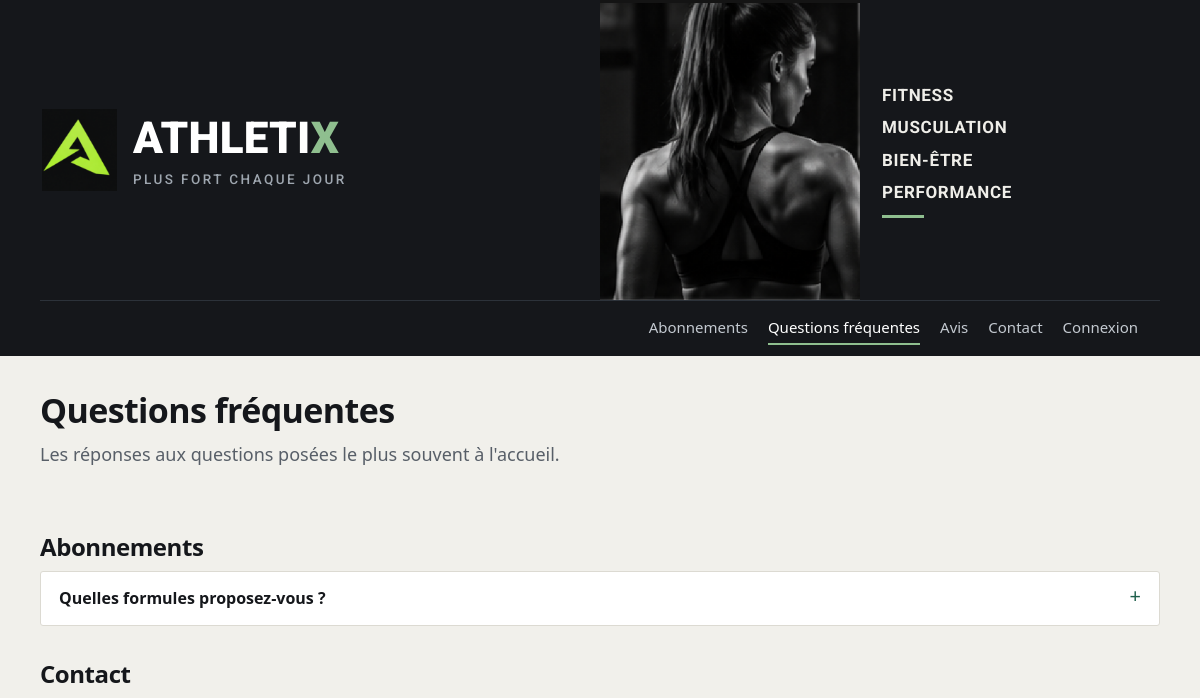
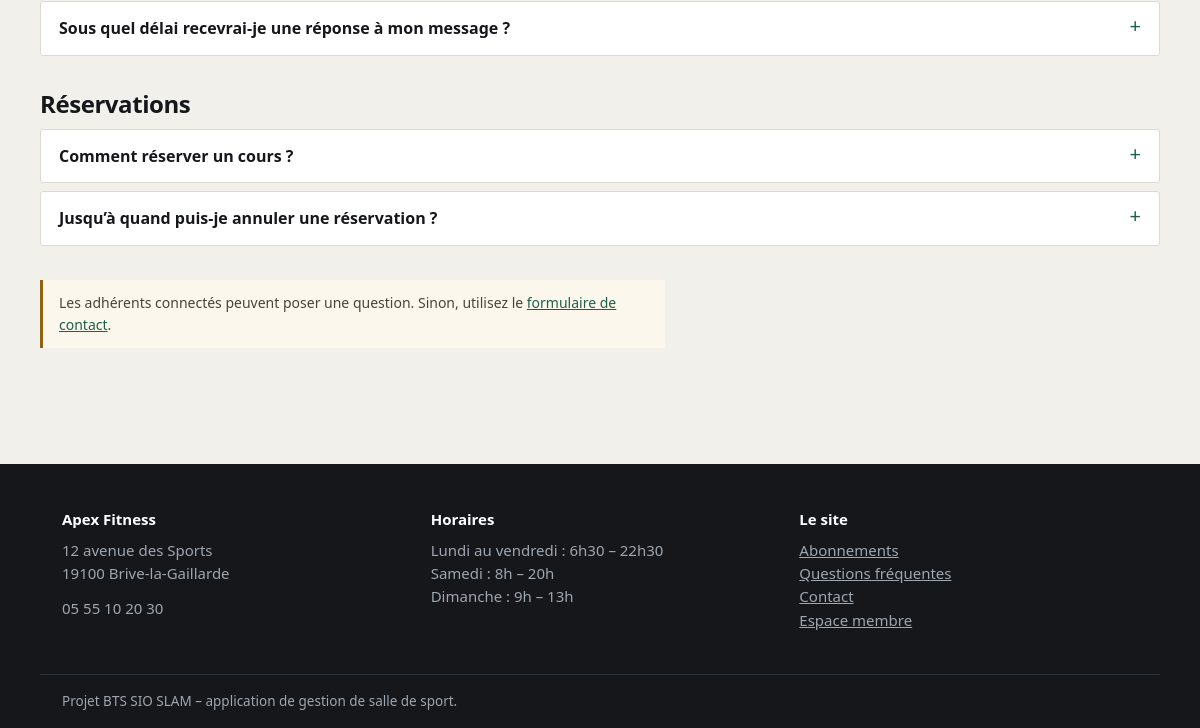
Before: /index.php?route=faq/public.php with the older database file (2 pictures, top to bottom).
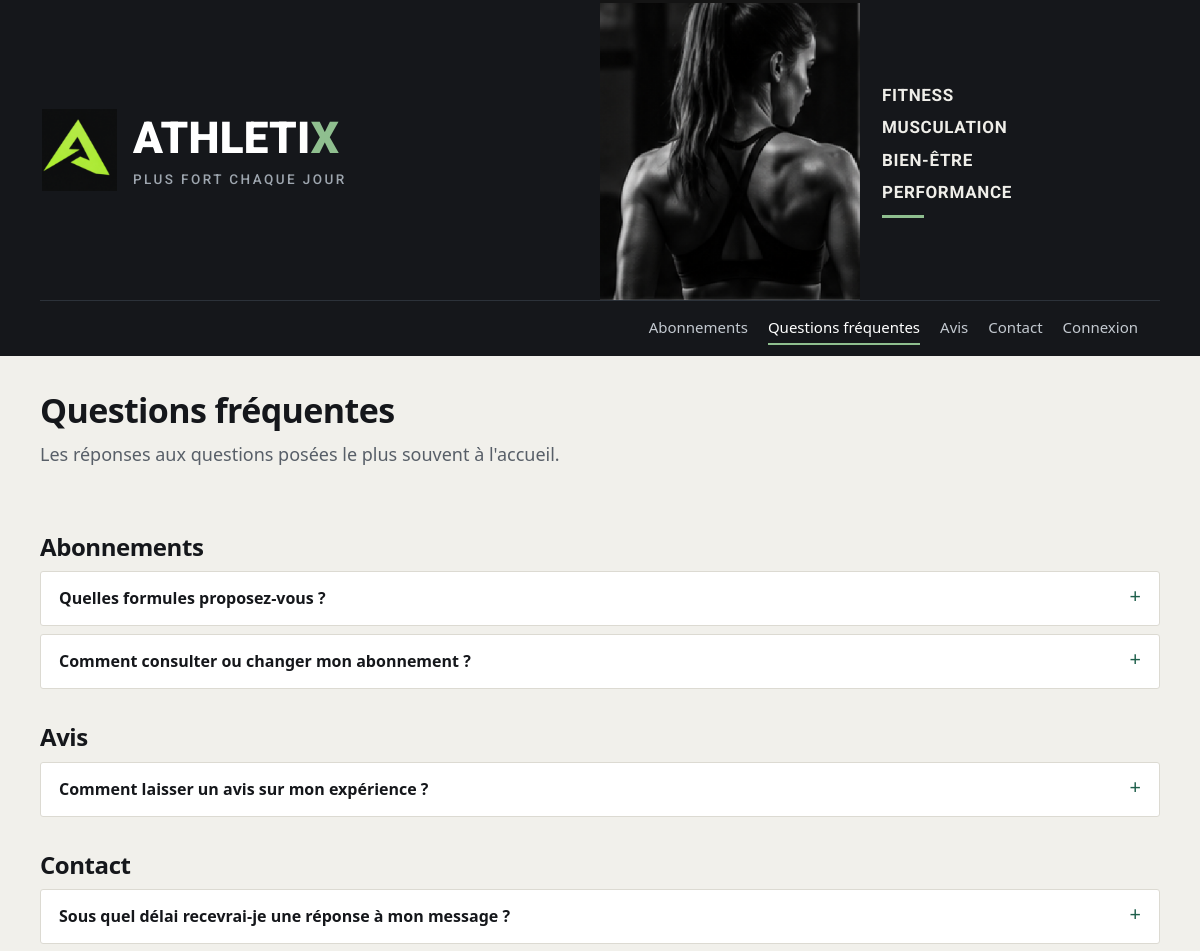
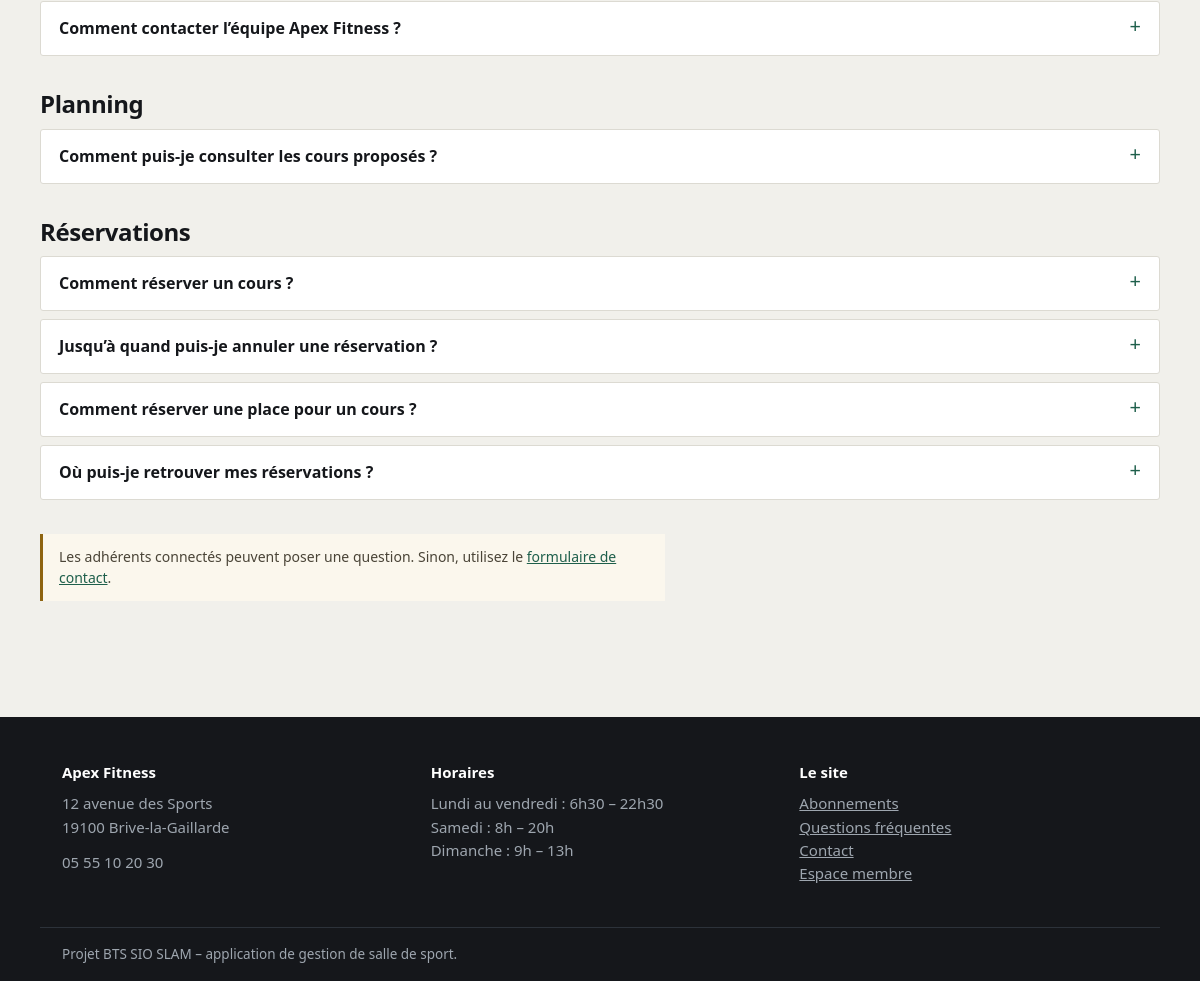
After: the same page with the newer database file (2 pictures, top to bottom).
### tables this page shows
CREATE TABLE faq (
  NumInteraction INT PRIMARY KEY,
  question       TEXT NOT NULL,
  reponse        TEXT,
  statut_faq     VARCHAR(20) NOT NULL DEFAULT 'En attente',
  categorie      VARCHAR(80) NOT NULL DEFAULT 'General',
  FOREIGN KEY (NumInteraction) REFERENCES interaction_adherent(NumInteraction) ON DELETE CASCADE
);

### faq/public.php (called while the page is built, shortened)
<?php
require_once __DIR__ . '/../config/function.php';
require_once __DIR__ . '/controller/FaqController.php';
$controller = new FaqController();
$controller->assurerQuestionsDemo();
$parCategorie = $controller->grouperParCategorie($controller->index());
$pageActive = 'faq';
require __DIR__ . '/view/public.php';

### public/index.php (called while the page is built, shortened)
<?php
require_once __DIR__ . '/../config/function.php';
$pages = [
    'accueil/index.php' => '../accueil/index.php',
    'abonnement/index.php' => '../abonnement/index.php',
    'abonnement/catalogue.php' => '../abonnement/catalogue.php',
    'abonnement_plus/index.php' => '../abonnement_plus/index.php',
    'activite/index.php' => '../activite/index.php',
    'adherent/index.php' => '../adherent/index.php',
    'adherent/espace.php' => '../adherent/espace.php',
    'admin/index.php' => '../admin/index.php',
    'admin/espace.php' => '../admin/espace.php',
    'avis/index.php' => '../avis/index.php',
    'avis/public.php' => '../avis/public.php',
    'basic/index.php' => '../basic/index.php',
    'demande_maintenance/index.php' => '../demande_maintenance/index.php',
    'employe/index.php' => '../employe/index.php',
    'employe/espace.php' => '../employe/espace.php',
    'equipement/index.php' => '../equipement/index.php',
    'etat_equipement/index.php' => '../etat_equipement/index.php',
    'faq/index.php' => '../faq/index.php',
    'faq/public.php' => '../faq/public.php',
    'fonction/index.php' => '../fonction/index.php',
    'fournisseur/index.php' => '../fournisseur/index.php',
    'fournisseur/gestion.php' => '../fournisseur/gestion.php',
    'freemium/index.php' => '../freemium/index.php',
    'interaction_adherent/index.php' => '../interaction_adherent/index.php',
    'message_contact/index.php' => '../message_contact/index.php',
    'offre/index.php' => '../offre/index.php',
    'paiement/index.php' => '../paiement/index.php',
    'paiement/payer.php' => '../paiement/payer.php',
    'qr_code/index.php' => '../qr_code/index.php',
    'reservation/index.php' => '../reservation/index.php',
    'salle/index.php' => '../salle/index.php',
    'souscrire/index.php' => '../souscrire/index.php',
    'statut/index.php' => '../statut/index.php',
    'statut_maintenance/index.php' => '../statut_maintenance/index.php',
    'type_equipement/index.php' => '../type_equipement/index.php',
    'utilisateur/index.php' => '../utilisateur/index.php',
    'utilisateur/connexion.php' => '../utilisateur/connexion.php',
    'utilisateur/deconnexion.php' => '../utilisateur/deconnexion.php',
    'config/install.php' => '../config/install.php',
];
$requestPath = parse_url($_SERVER['REQUEST_URI'] ?? '/', PHP_URL_PATH);
$queryRoute = $_GET['route'] ?? null;
$requestPath = rawurldecode($requestPath);
$route = $queryRoute !== null ? rawurldecode($queryRoute) : trim($requestPath, '/');
$page = realpath(__DIR__ . '/' . $pages[$route]);
require $page;

### config/function.php (called while the page is built, shortened)
<?php
function db(): PDO
{
    static $pdo = null;
    if ($pdo === null) {
        $dsn = sprintf('mysql:host=%s;port=%d;dbname=%s;charset=utf8mb4', DB_HOST, DB_PORT, DB_NAME);
        try {
            $pdo = new PDO($dsn, DB_USER, DB_PASS, [
                PDO::ATTR_ERRMODE => PDO::ERRMODE_EXCEPTION,
                PDO::ATTR_DEFAULT_FETCH_MODE => PDO::FETCH_ASSOC,
                PDO::ATTR_EMULATE_PREPARES => false,
            ]);
        } catch (PDOException $exception) {
            http_response_code(500);
            exit('Connexion à la base impossible. Vérifiez config/config.php. Détail : ' . $exception->getMessage());
        }
    }
    return $pdo;
}
function e(?string $value): string
{
    return htmlspecialchars((string) $value, ENT_QUOTES | ENT_SUBSTITUTE, 'UTF-8');
}
function url(string $path): string
{
    $base = APP_BASE;
    if ($base === '') {
        $publicRoot = realpath(__DIR__ . '/../public');
        $webRoot = isset($_SERVER['DOCUMENT_ROOT']) ? realpath($_SERVER['DOCUMENT_ROOT']) : false;
        if ($publicRoot !== false && $webRoot !== false) {
            $webRoot = rtrim($webRoot, DIRECTORY_SEPARATOR);
        }
    }
    $base = rtrim($base, '/');
    $urlParts = parse_url($path);
    $route = ltrim($urlParts['path'] ?? '', '/');
    $query = [];
    if ($route === '') {
        return $base . '/';
    }
    if (str_starts_with($route, 'assets/')) {
        $assetUrl = $base . '/' . $route;
        return $assetUrl . (isset($urlParts['query']) ? '?' . $urlParts['query'] : '');
    }
    return $base . '/index.php?' . http_build_query(['route' => $route] + $query);
}
function connecte(): bool
{
    return isset($_SESSION['user']);
}
function a_role(string $role): bool
{
    return connecte() && in_array($role, $_SESSION['user']['roles'], true);
}

### faq/controller/FaqController.php (called while the page is built, shortened)
<?php
require_once __DIR__ . '/../model/FaqDomain.php';
final class FaqController
{
    private Faq $faq;
    public function __construct(?Faq $faq = null)
    {
        $this->faq = $faq ?? new Faq();
    }
    public function index(): array
    {
        return $this->faq->publiees();
    }
    public function grouperParCategorie(array $questions): array
    {
        $groupes = [];
        foreach ($questions as $question) {
            $groupes[$question['categorie']][] = $question;
        }
        return $groupes;
    }
}

### interaction_adherent/model/interaction_adherent.php (called while the page is built, shortened)
<?php
require_once __DIR__ . '/../../config/function.php';
class InteractionAdherent
{
    public function __construct(int $numUtilisateur, string $typeInteraction, ?PDO $pdo = null)
    {
        $this->pdo = $pdo ?? db();
    }
}

### faq/model/FaqDomain.php (called while the page is built, shortened)
<?php
require_once __DIR__ . '/../../interaction_adherent/model/interaction_adherent.php';
final class Faq extends InteractionAdherent
{
    public function publiees(): array
    {
        return $this->pdo->query(
            "SELECT f.*, i.date_interaction
             FROM faq f
             JOIN interaction_adherent i ON i.NumInteraction = f.NumInteraction
             WHERE f.statut_faq = 'Publiee'
             ORDER BY f.categorie, f.NumInteraction"
        )->fetchAll();
    }
}

### faq/view/public.php (the view, shortened to what this page needs)
<?php $parCategorie = $parCategorie ?? []; $erreur = $erreur ?? null; require __DIR__ . '/../../layout/header.php'; ?>
<div class="wrap page-head"><h1>Questions fréquentes</h1><p class="lead">Les réponses aux questions posées le plus souvent à l'accueil.</p></div>
<div class="wrap section">
<?php foreach ($parCategorie as $categorie => $questions): ?><section class="faq-cat"><h2><?= e($categorie) ?></h2><?php foreach ($questions as $question): ?><details class="faq-item"><summary><?= e($question['question']) ?></summary><div class="reponse"><?= nl2br(e($question['reponse'] ?? '')) ?></div></details><?php endforeach; ?></section><?php endforeach; ?>
<?php if (a_role('ADHERENT')): ?><section class="form" style="max-width:620px"><h2>Poser une question</h2><?php if ($erreur): ?><p class="flash flash-erreur"><?= e($erreur) ?></p><?php endif; ?><form method="post"><?= champ_csrf() ?><div class="form-ligne"><label for="question">Votre question</label><textarea id="question" name="question" maxlength="500" required></textarea></div><button class="btn btn-vert" type="submit">Envoyer la question</button></form></section><?php else: ?><p class="note">Les adhérents connectés peuvent poser une question. Sinon, utilisez le <a href="<?= url('message_contact/index.php') ?>">formulaire de contact</a>.</p><?php endif; ?></div>
<?php require __DIR__ . '/../../layout/footer.php'; ?>

### layout/header.php (shortened to what this page needs)
<?php
require_once __DIR__ . '/../config/function.php';
$pageActive = $pageActive ?? '';
$pagesCss = [
	'accueil' => 'index.css',
	'abonnements' => 'abonnements.css',
	'avis' => 'avis.css',
	'contact' => 'contact.css',
	'faq' => 'faq.css',
	'login' => 'login.css',
	'crud' => 'table-crud.css',
];
?>
<!DOCTYPE html>
<html lang="fr">
<head>
<link rel="stylesheet" href="<?= url('assets/css/style.css') ?>">
<?php if (isset($pagesCss[$pageActive])): ?>
<link rel="stylesheet" href="<?= url('assets/css/pages/' . $pagesCss[$pageActive]) ?>">
<?php endif; ?>
</head>
<body class="page-<?= e($pageActive) ?>">
<header class="site-header">
<div class="header-banniere">
<div class="hb-titre">
<a class="logo" href="<?= url('accueil/index.php') ?>">
<img src="<?= url('assets/img/logo.png') ?>" alt="" class="logo-icon">
<span class="logo-texte">
<span class="logo-mot">ATHLETI<b>X</b></span>
<span class="logo-slogan">Plus fort chaque jour</span>
</span>
</a>
</div>
<div class="hb-photo" style="background-image:url('<?= url('assets/img/header.png') ?>')"></div>
<div class="hb-tags">
<ul class="hero-tags">
<li>Fitness</li>
<li>Musculation</li>
<li>Bien-être</li>
<li>Performance</li>
</ul>
</div>
</div>
<div class="wrap header-inner">
<nav class="menu" id="menu" aria-label="Navigation principale">
<a href="<?= url('abonnement/catalogue.php') ?>" <?= $pageActive === 'abonnements' ? 'aria-current="page"' : '' ?>>Abonnements</a>
<a href="<?= url('faq/public.php') ?>"         <?= $pageActive === 'faq' ? 'aria-current="page"' : '' ?>>Questions fréquentes</a>
<a href="<?= url('avis/public.php') ?>"         <?= $pageActive === 'avis' ? 'aria-current="page"' : '' ?>>Avis</a>
<a href="<?= url('message_contact/index.php') ?>"     <?= $pageActive === 'contact' ? 'aria-current="page"' : '' ?>>Contact</a>
<?php if (connecte()): ?>
<span class="menu-user"><?= e(utilisateur()['prenomUsers']) ?></span>
<a class="btn btn-sm" href="<?= url('utilisateur/deconnexion.php') ?>">Se déconnecter</a>
<?php else: ?>
<a href="<?= url('utilisateur/connexion.php') ?>" <?= $pageActive === 'login' ? 'aria-current="page"' : '' ?>>Connexion</a>
<?php endif; ?>
</nav>
</div>
</header>
<main id="contenu">

### layout/footer.php (shortened to what this page needs)
</main>
<footer class="site-footer">
  <div class="wrap footer-grid">
    <div>
      <p class="footer-titre">Apex Fitness</p>
      <p>12 avenue des Sports<br>19100 Brive-la-Gaillarde</p>
      <p>05 55 10 20 30</p>
    </div>
    <div>
      <p class="footer-titre">Horaires</p>
      <p>Lundi au vendredi : 6h30 &ndash; 22h30<br>
         Samedi : 8h &ndash; 20h<br>
         Dimanche : 9h &ndash; 13h</p>
    </div>
    <div>
      <p class="footer-titre">Le site</p>
      <p>
        <a href="<?= url('abonnement/catalogue.php') ?>">Abonnements</a><br>
        <a href="<?= url('faq/public.php') ?>">Questions fréquentes</a><br>
        <a href="<?= url('message_contact/index.php') ?>">Contact</a><br>
        <a href="<?= url('utilisateur/connexion.php') ?>">Espace membre</a>
      </p>
    </div>
  </div>
  <div class="wrap footer-bas">
    <p>Projet BTS SIO SLAM &ndash; application de gestion de salle de sport.</p>
  </div>
</footer>
</body>
</html>

### public/assets/css/style.css (style rules this page uses)
:root { --ink:#15171B; --ink-soft:#585F68; --canvas:#F1F0EB; --surface:#FFFFFF; --line:#DCDAD2; --green:#1E5F4B; --green-soft:#E1EDE8; --amber:#8E6410; --amber-soft:#F7EDD6; --rust:#9B3A2B; --rust-soft:#F5E0DC; --radius:3px; }
* { box-sizing:border-box }
html { scroll-behavior:smooth }
body { margin:0;background:var(--canvas);color:var(--ink); font-family:system-ui,-apple-system,"Segoe UI",Roboto,Helvetica,Arial,sans-serif; font-size:16px;line-height:1.55;font-variant-numeric:tabular-nums; }
img { max-width:100%;display:block }
a { color:var(--green) }
.wrap { max-width:1120px;margin:0 auto;padding:0 22px }
h1,h2,h3 { letter-spacing:-.018em;line-height:1.2;margin:0 0 10px }
h1 { font-size:34px }
h2 { font-size:24px }
p { margin:0 0 12px }
.lead { font-size:18px;color:var(--ink-soft);max-width:62ch }
.site-header { background:var(--ink);color:#EFEEE9 }
.logo { display:flex;align-items:center;gap:16px;color:#fff;text-decoration:none }
.logo-icon { height:52px;width:auto;display:block }
.logo-texte { display:flex;flex-direction:column;line-height:1.15 }
.logo-mot { font-family:'Roboto',system-ui,sans-serif;font-weight:900;font-size:26px; letter-spacing:.01em;text-transform:uppercase;color:#fff; }
.logo-mot b { color:#8FBF8F;font-weight:900 }
.logo-slogan { font-family:'Roboto',system-ui,sans-serif;font-weight:500;font-size:11.5px; letter-spacing:.16em;text-transform:uppercase;color:#9EA6AF;margin-top:3px; }
.header-banniere { display:flex;align-items:stretch;min-height:300px;background:var(--ink);overflow:hidden }
.hb-titre { flex:0 0 50%;display:flex;align-items:center;padding:0 0 0 42px }
.hb-titre .logo-icon { height:82px }
.hb-titre .logo-mot { font-size:44px;letter-spacing:.005em }
.hb-titre .logo-slogan { font-size:13.5px;letter-spacing:.18em;margin-top:8px }
.hb-photo { flex:0 0 260px;background-size:cover;background-position:center;background-repeat:no-repeat }
.hb-tags { flex:0 0 auto;display:flex;align-items:center;padding:0 30px 0 22px }
.hero-tags { list-style:none;margin:0;padding:0;text-align:left;color:#EFEEE9; font-family:'Roboto',system-ui,sans-serif; font-size:17px;font-weight:700;letter-spacing:.04em;text-transform:uppercase; }
.hero-tags li { margin-bottom:6px }
.hero-tags::after { content:"";display:block;width:42px;height:3px;background:#8FBF8F;margin:10px auto 0 0 }
.header-inner { display:flex;align-items:center;gap:20px;min-height:56px; position:sticky;top:0;z-index:30;background:var(--ink); border-top:1px solid #2C323A; }
.menu { margin-left:auto;display:flex;align-items:center;gap:20px }
.menu a { color:#C3C9D0;text-decoration:none;font-size:15px;padding:4px 0;border-bottom:2px solid transparent }
.menu a[aria-current="page"] { color:#fff;border-bottom-color:#8FBF8F }
.section { padding:56px 0 }
.note { border-left:3px solid var(--amber);background:#FBF7ED;padding:12px 16px; margin:22px 0 0;font-size:14px;color:#4A4437;max-width:78ch }
.page-head { padding:34px 0 8px }
.page-head .lead { margin-bottom:0 }
.site-footer { background:var(--ink);color:#9EA6AF;margin-top:60px;padding:44px 0 0;font-size:15px }
.footer-grid { display:grid;grid-template-columns:repeat(auto-fit,minmax(220px,1fr));gap:30px;padding-bottom:30px }
.footer-titre { color:#fff;font-weight:600;margin-bottom:8px }
.site-footer a { color:#9EA6AF }
.footer-bas { border-top:1px solid #2C323A;padding:16px 22px;font-size:13.5px }
.footer-bas p { margin:0 }

### public/assets/css/pages/faq.css (style rules this page uses)
.page-faq .faq-cat { margin-bottom:34px }
.page-faq .faq-item { background:var(--surface);border:1px solid var(--line);border-radius:var(--radius);margin-bottom:8px }
.page-faq .faq-item summary { padding:14px 18px;cursor:pointer;font-weight:600;list-style:none;display:flex;justify-content:space-between;gap:14px }
.page-faq .faq-item summary::after { content:"+";color:var(--green);font-weight:400;font-size:20px;line-height:1 }

Changed rows visible on the page:
added faq: question "Comment consulter ou changer mon abonnement ?", shown under "Abonnements"
added faq: question "Comment laisser un avis sur mon expérience ?", shown under "Avis"
added faq: question "Comment contacter l’équipe Apex Fitness ?", shown under "Contact"
added faq: question "Comment puis-je consulter les cours proposés ?", shown under "Planning"
added faq: question "Comment réserver une place pour un cours ?", shown under "Réservations"
added faq: question "Où puis-je retrouver mes réservations ?", shown under "Réservations"
Other visible differences:
new list line: "Avis"
new list line: "Planning"
